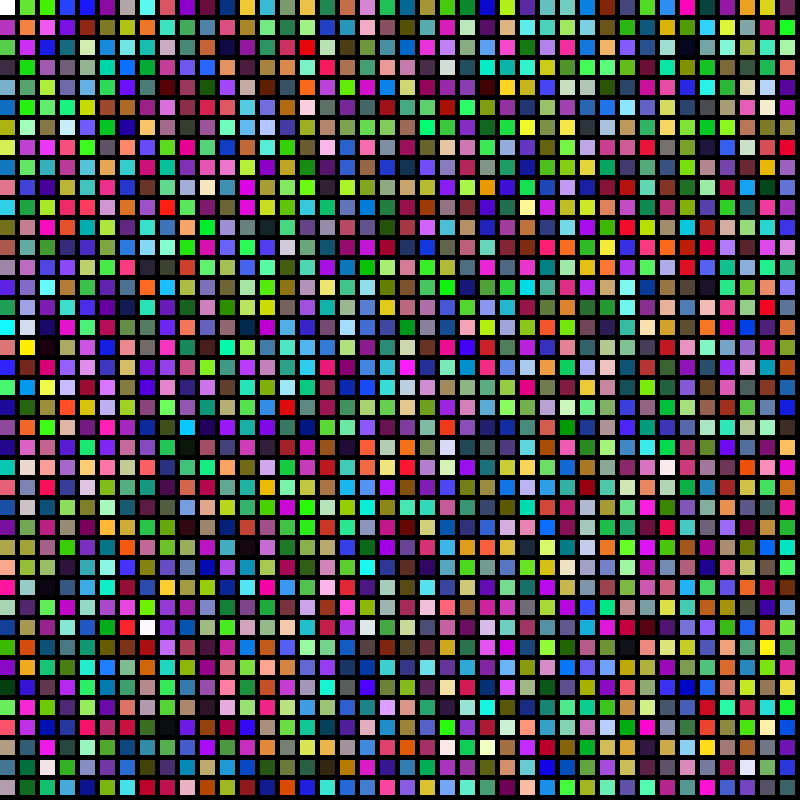
Frame 1 (no input)
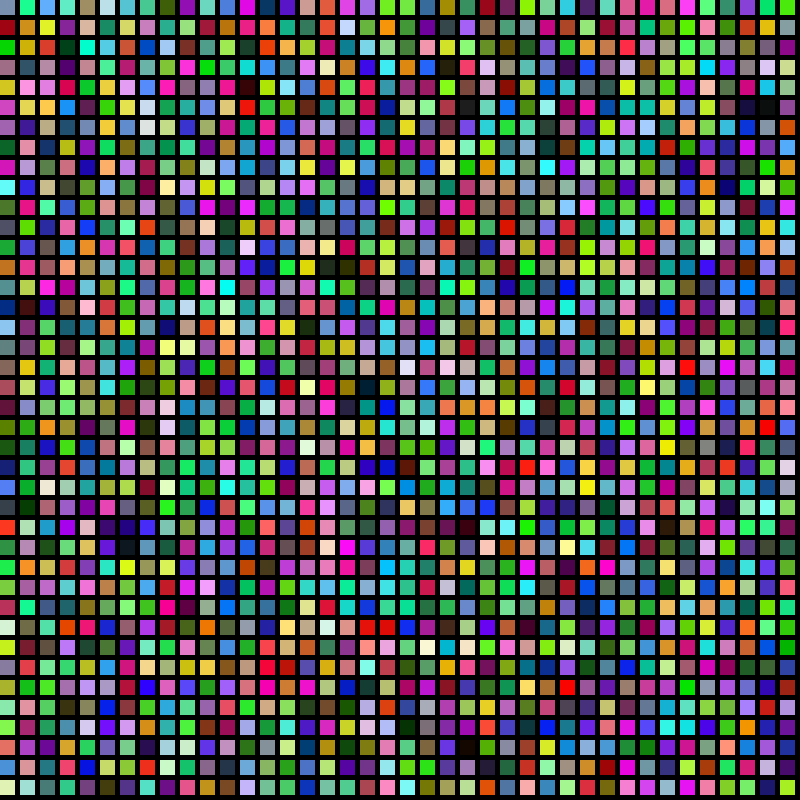
Frame 60 (no input)
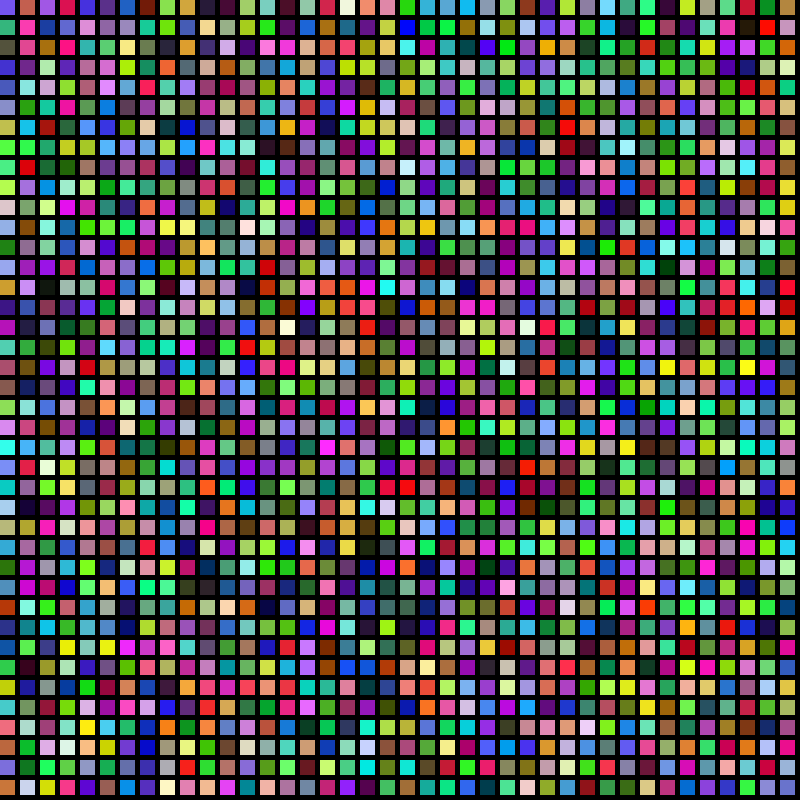
Frame 120 (the mouse pressed at the canvas centre since frame 60)

The p5.js sketch that drew these frames (run headless with seeded random() and noise() and a simulated clock; from frame 60 on, the mouse is pressed at the canvas centre):

// p5.js sketch
// ── sketch.js
function setup() {
  createCanvas(800,800);
  noStroke();
  background('black');
}

function draw() {
  
  for(var x=0; x < 40; x++){
    for (var y=0; y< 40; y++){
    rect(x*20,y*20,15,15);
    fill(random(255),random(255),random(255));
    }
  }
}
